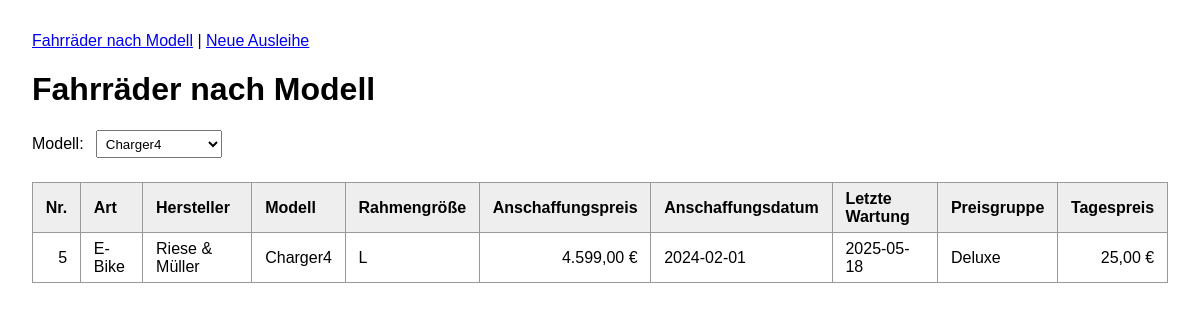
/index.php?modell=Charger4, run on the app's committed database.
### tables this page shows
CREATE TABLE Ihsan_Fahrrad (
    Fahrradnummer     INT UNSIGNED     NOT NULL AUTO_INCREMENT,
    Art               VARCHAR(30)      NOT NULL,
    Hersteller        VARCHAR(50)      NOT NULL,
    Modell            VARCHAR(50)      NOT NULL,
    Rahmengroesse     VARCHAR(10)      NOT NULL,
    Anschaffungspreis DECIMAL(8,2)     NOT NULL,
    Anschaffungsdatum DATE             NOT NULL,
    LetzteWartung     DATE,
    PreisgruppenNr    TINYINT UNSIGNED NOT NULL,
    PRIMARY KEY (Fahrradnummer),
    FOREIGN KEY (PreisgruppenNr) REFERENCES Ihsan_Preisgruppe (PreisgruppenNr)
);

CREATE TABLE Ihsan_Preisgruppe (
    PreisgruppenNr TINYINT UNSIGNED NOT NULL,
    Bezeichnung    VARCHAR(20)      NOT NULL,
    Tagespreis     DECIMAL(6,2)     NOT NULL,
    Kaution        DECIMAL(6,2)     NOT NULL,
    PRIMARY KEY (PreisgruppenNr)
);

### index.php (the view, shortened to what this page needs)
<?php
$mysqli = new mysqli(DB_HOST, DB_USER, DB_PASS, DB_NAME);
$mysqli->set_charset('utf8mb4');
$modelle = [];
$result = $mysqli->query('SELECT DISTINCT Modell FROM Ihsan_Fahrrad ORDER BY Modell');
while ($row = $result->fetch_assoc()) {
    $modelle[] = $row['Modell'];
}
$gewaehlt = $_GET['modell'] ?? '';
$fahrraeder = [];
if ($gewaehlt !== '') {
    $stmt = $mysqli->prepare(
        'SELECT f.Fahrradnummer, f.Art, f.Hersteller, f.Modell, f.Rahmengroesse,
                f.Anschaffungspreis, f.Anschaffungsdatum, f.LetzteWartung,
                p.Bezeichnung AS Preisgruppe, p.Tagespreis
         FROM Ihsan_Fahrrad f
         JOIN Ihsan_Preisgruppe p ON p.PreisgruppenNr = f.PreisgruppenNr
         WHERE f.Modell = ?
         ORDER BY f.Fahrradnummer'
    );
    $stmt->bind_param('s', $gewaehlt);
    $stmt->execute();
    $fahrraeder = $stmt->get_result()->fetch_all(MYSQLI_ASSOC);
}
function h(?string $s): string
{
    return htmlspecialchars($s ?? '', ENT_QUOTES, 'UTF-8');
}
?>
<!DOCTYPE html>
<html lang="de">
<head>
</head>
<body>
    <nav><a href="index.php">Fahrräder nach Modell</a> | <a href="verleih.php">Neue Ausleihe</a></nav>
    <h1>Fahrräder nach Modell</h1>
    <form method="get">
        <label for="modell">Modell:</label>
        <select name="modell" id="modell" onchange="this.form.submit()">
            <?php foreach ($modelle as $m): ?>
                <option value="<?= h($m) ?>" <?= $m === $gewaehlt ? 'selected' : '' ?>><?= h($m) ?></option>
            <?php endforeach; ?>
        </select>
    </form>
    <?php if ($gewaehlt !== ''): ?>
        <?php if (count($fahrraeder) === 0): ?>
            <p>Keine Fahrräder zum Modell „<?= h($gewaehlt) ?>“ gefunden.</p>
        <?php else: ?>
            <table>
                <thead>
                    <tr>
                        <th>Nr.</th>
                        <th>Art</th>
                        <th>Hersteller</th>
                        <th>Modell</th>
                        <th>Rahmengröße</th>
                        <th>Anschaffungspreis</th>
                        <th>Anschaffungsdatum</th>
                        <th>Letzte Wartung</th>
                        <th>Preisgruppe</th>
                        <th>Tagespreis</th>
                    </tr>
                </thead>
                <tbody>
                    <?php foreach ($fahrraeder as $f): ?>
                        <tr>
                            <td class="num"><?= h($f['Fahrradnummer']) ?></td>
                            <td><?= h($f['Art']) ?></td>
                            <td><?= h($f['Hersteller']) ?></td>
                            <td><?= h($f['Modell']) ?></td>
                            <td><?= h($f['Rahmengroesse']) ?></td>
                            <td class="num"><?= number_format((float)$f['Anschaffungspreis'], 2, ',', '.') ?> €</td>
                            <td><?= h($f['Anschaffungsdatum']) ?></td>
                            <td><?= $f['LetzteWartung'] !== null ? h($f['LetzteWartung']) : '–' ?></td>
                            <td><?= h($f['Preisgruppe']) ?></td>
                            <td class="num"><?= number_format((float)$f['Tagespreis'], 2, ',', '.') ?> €</td>
                        </tr>
                    <?php endforeach; ?>
                </tbody>
            </table>
        <?php endif; ?>
    <?php endif; ?>
</body>
</html>

### index.php (style rules this page uses)
body { font-family: Arial, sans-serif; margin: 2rem; }
label { margin-right: .5rem; }
select { padding: .3rem; }
table { border-collapse: collapse; margin-top: 1.5rem; }
th, td { border: 1px solid #999; padding: .4rem .8rem; text-align: left; }
th { background: #eee; }
td.num { text-align: right; }

### data on the page
ihsan_fahrrad: Fahrradnummer "5", Art "E-Bike", Hersteller "Riese & Müller", Modell "Charger4", Rahmengroesse "L", Anschaffungspreis "4.599,00", Anschaffungsdatum "2024-02-01", LetzteWartung "2025-05-18", PreisgruppenNr.Bezeichnung "Deluxe", PreisgruppenNr.Tagespreis "25,00"

### other printed values
form field modell "Charger4"
